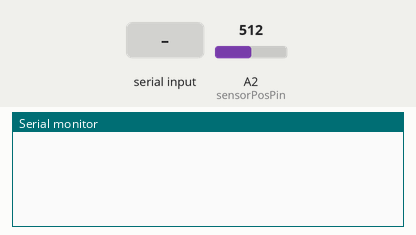
Simulated run of this sketch. Board: Arduino Uno, built with avr-gcc and run on an emulated ATmega328P. On the bench: the last lines printed to the serial monitor. The test bench sets the inputs (shaded band); at power-on: A2 (sensorPosPin) = 512.

Above: at 1.2 s.
1.3 s: "1" received over Serial
At 2.3 s:
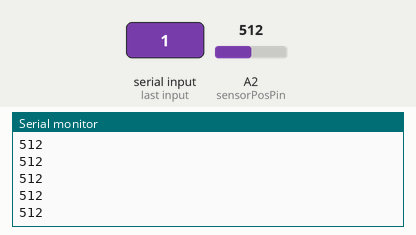
3.2 s: A2 (sensorPosPin) set to 716
At 3.9 s:
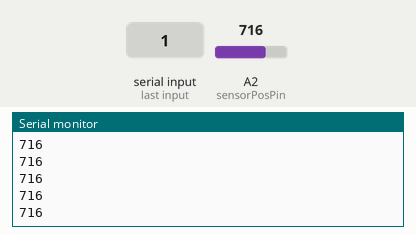
4.7 s: "2" received over Serial
At 5.8 s:
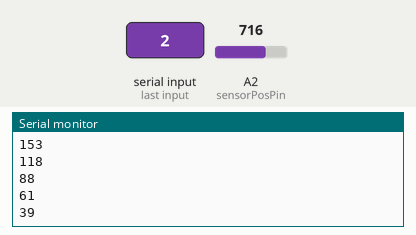
Timing chart, 0 to 7.7 s (numbered marks = the images above; inputs shaded):
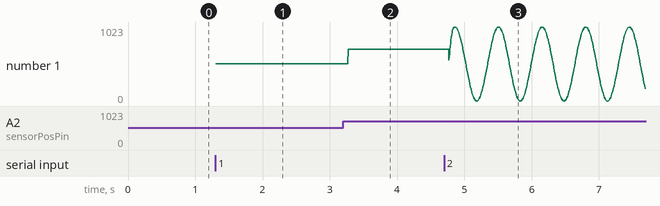

The sketch:

sketch_sep11a.ino
```cpp
int sensorPosPin = A2; // input pin for MR sensor
 int inByte;
int rawPos;
int t;
int run =1;

void setup() {

  // put your setup code here, to run once:

  Serial.begin(9600);//9600

  pinMode(sensorPosPin, INPUT); // set MR sensor pin to be an input
t=0;


}


void loop() {

  // put your main code here, to run repeatedly:
  if( Serial.available()>0){

   inByte = Serial.read();
  }

   if(inByte=='1'){
    calculatePosition();
  Serial.println(rawPos);


   }else if(inByte =='2'){
     calculateVirtualPosition();
  Serial.println(rawPos);

  delay(10);
   }


}


void calculatePosition()

{

  rawPos = analogRead(sensorPosPin);


}


void calculateVirtualPosition(){
 t=t+1;
 rawPos = 512+ 512.0* sin(0.1*t);

}
```

Measured:
- after the input at 1.3 s, the serial monitor: prints a new line at once (image 1)
- after the input at 3.2 s, the serial monitor: prints a new line after 0.07 s (image 2)
- after the input at 4.7 s, the serial monitor: prints a new line after 0.07 s (image 3)
- plotted number 1: 512 → 716 after the input at 3.2 s, 716 → 339 after the input at 4.7 s
